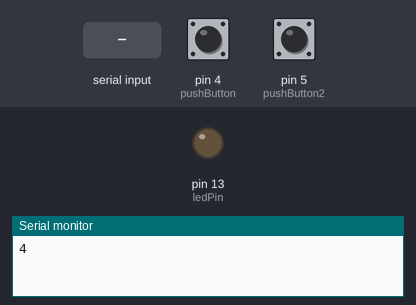
The sketch below on a simulated Arduino Mega 2560, built with avr-gcc and run on an emulated ATmega2560. Shown: output pins drawn as LEDs (lit = HIGH), the last lines printed to the serial monitor. The test bench sets the inputs (shaded band); at power-on: pin 4 (pushButton) HIGH, pin 5 (pushButton2) HIGH.

Above: at 1.2 s.
1.3 s: "Y" received over Serial
At 5.7 s:
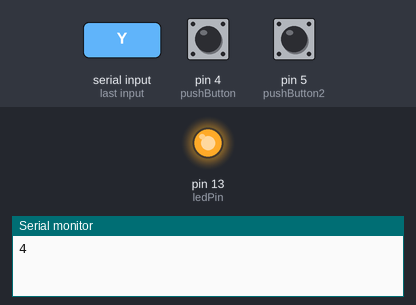
22.5 s: "E" received over Serial
At 31.6 s:
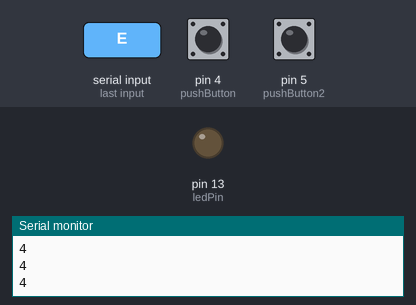
32.5 s: "D" received over Serial
At 36.6 s:
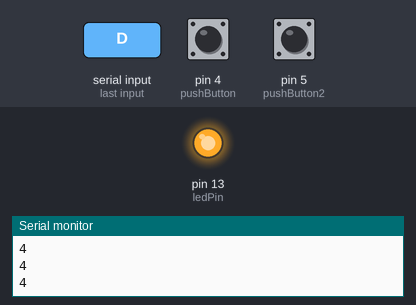
Timing chart, 0 to 42.5 s (numbered marks = the images above; inputs shaded):
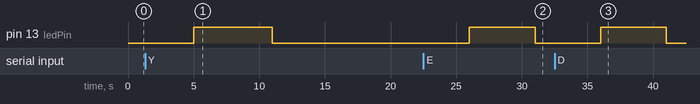

Measured:
- after the input at 1.3 s, pin 13 (ledPin): LOW → HIGH after 3.7 s, → LOW 6.0 s later
- after the input at 22.5 s, pin 13 (ledPin): LOW → HIGH after 3.5 s, → LOW 5.0 s later
- after the input at 32.5 s, pin 13 (ledPin): LOW → HIGH after 3.5 s, → LOW 5.0 s later

The sketch:

ICT_L70_Serial.ino
```cpp
/*
  SerialPassthrough sketch


  https://www.arduino.cc/en/Tutorial/BuiltInExamples/SerialPassthrough
  https://www.youtube.com/watch?v=M2E2yWcKJfc&t=463s #billacceptor-
  https://www.youtube.com/watch?v=M2E2yWcKJfc
  https://kriss-sport.com/dl-files/thirdParty/bv20_operations_manual.pdf
  https://www.youtube.com/watch?v=gegpO70tos8

  PIN 2 rx
  PIN 3 TX
  PIN 5 GND

  PIN 15 rx3
  PIN 14 tx3
  //USE IC TTL MAX 232
*/
#define NoteAcceptor Serial3

int credit = 0;
int pushButton = 4;
int pushButton2 = 5;
const int ledPin = 13;    // the number of the LED pin
int incomingByte = 0;
byte noteInEscrow = 0;
//byte channelValues[] = [5, 10, 20];

const byte numBytes = 32;
byte receivedBytes[numBytes];
byte numReceived = 0;

void setup() {
  Serial.begin(9600);
  //Serial1.begin(300, SERIAL_8N2);
  pinMode(15, INPUT_PULLUP); //PULL UP SERIAL RX PIN
  //pinMode(15, INPUT); //PULL DOWN SERIAL RX PIN
  pinMode(pushButton, INPUT_PULLUP);
  pinMode(pushButton2, INPUT_PULLUP);
  // NoteAcceptor.begin(300, SERIAL_8N2);
  NoteAcceptor.begin(9600, SERIAL_8E1);
  pinMode(ledPin, OUTPUT);
  //NoteAcceptor.write(170);//enable escrow
  //NoteAcceptor.write(171);//Disable escrow
  //NoteAcceptor.write(62);//enable all channel
  //NoteAcceptor.write(185);//Disable all channel
  // NoteAcceptor.write(0x3E);
  //NoteAcceptor.write(0x3E);
}

void loop() {
  if (Serial.available()) {        // If anything comes in Serial (USB),
  byte byteln2 = Serial.read();
  if (byteln2 == 185){
    //Serial.println(byteln);//give back
  }

  if (byteln2 ==  89){
    digitalWrite(ledPin, HIGH);
    delay(1000);
    digitalWrite(ledPin, LOW);
  }
  if (byteln2 == 'Y'){
    NoteAcceptor.write(02);
    digitalWrite(ledPin, HIGH);
    delay(5000);
    digitalWrite(ledPin, LOW);

  }
  if (byteln2 == 'E'){//enable Test
   NoteAcceptor.write(62);
    digitalWrite(ledPin, HIGH);
    delay(5000);
    digitalWrite(ledPin, LOW);

  }
   if (byteln2 == 'D'){//Disable Test
   NoteAcceptor.write(94);
    digitalWrite(ledPin, HIGH);
    delay(5000);
    digitalWrite(ledPin, LOW);

  }

    //NoteAcceptor.write(Serial.read());  // read it and send it out Serial1 (pins 0 & 1)
    //Serial.print("I received x: ");

    //Serial.println( Serial.read());
    //Serial.println("**byteIn2**");

    // if (Serial.available() > 0) {
      // read the incoming byte:
      //incomingByte = Serial.read();

      // say what you got:
    //  Serial.print("I received: ");
      //Serial.println(incomingByte, DEC);
   // }
  }
  /*
    // if (byteInx == 255){
    //   digitalWrite(ledPin, HIGH);
    //   delay(5000);
    //   digitalWrite(ledPin, LOW);
    // }
  }*/
  int buttonState = digitalRead(pushButton);
  int buttonState2 = digitalRead(pushButton2);
  // if (buttonState){
  // Serial.println(buttonState);
  // delay(5000);
  // }
  if (buttonState2){//manual Test
  Serial.println(4);
  delay(5000);
  }
  delay(1);
  if (NoteAcceptor.available()) {       // If anything comes in Serial1 (pins 0 & 1)

    //Serial.write(Serial1.read());  // read it and send it out Serial (USB)
    byte byteIn = NoteAcceptor.read();
    //incomingByte = NoteAcceptor.read();
    //Serial.println("**in**");
    Serial.println(byteIn);
    Serial.println("**byteIn**");
    if (byteIn == 128){
      //Serial.println("**Suckes**");
      NoteAcceptor.write(02); //enable cash acceptor
    }

    //NoteAcceptor.write(02);
    //Serial.println(byteIn,HEX);
    //Serial.println("**Byte Hex**");
    /*44h 68D 20K
    45H 69D 50K */
    switch (byteIn) {
      case 70:
        // statements
        Serial.println("**100K**");
        break;
      case 69:
        // statements
         Serial.println("**50K**");
        break;
      case 68:
        // statements
         Serial.println("**20K**");
        break;
      case 67:
        // statements
         Serial.println("**10K**");
        break;
      case 66:
        // statements
         Serial.println("**5K**");
        break;
      default:
        // statements
        break;
    }


  }
}
```
